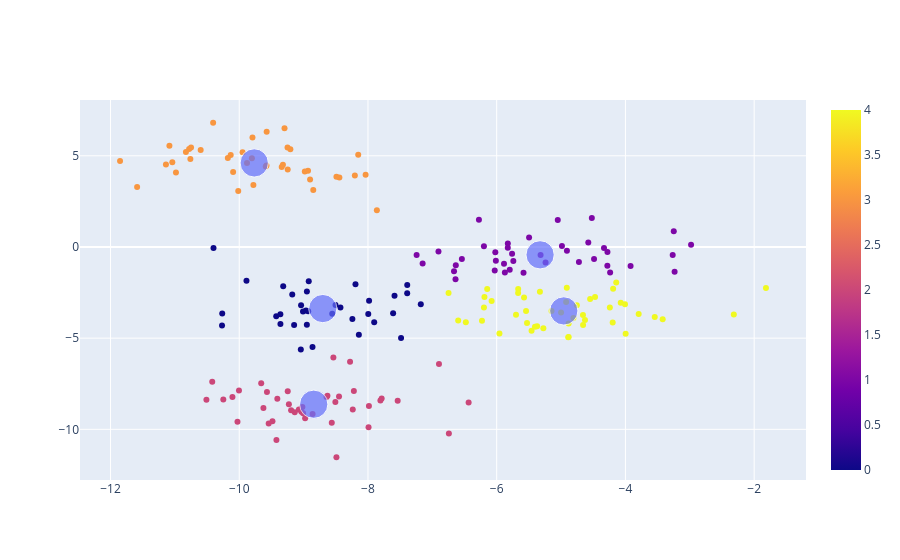

Notebook source saved alongside this figure:
### Code cell
grafico1 = px.scatter(x = x_random[:, 0], y = x_random[:, 1], color = rotulos)
grafico2 = px.scatter(x = centroides[:, 0], y = centroides[:, 1], size = [5, 5, 5, 5, 5])
grafico3 = go.Figure(data = grafico1.data + grafico2.data)
grafico3.show()

### Figure 1 — Plotly figure (JSON) as saved in the notebook; plotly's stock layout.template omitted (floating-point values rounded to 4 significant figures; data arrays with more than 128 entries replaced by an {"elided": "..."} marker saying what was removed)
{"data": [{"hovertemplate": "x=%{x}<br>y=%{y}<br>color=%{marker.color}<extra></extra>", "legendgroup": "", "marker": {"color": {"elided": "200 int values"}, "coloraxis": "coloraxis", "symbol": "circle"}, "mode": "markers", "name": "", "orientation": "v", "showlegend": false, "type": "scatter", "x": {"elided": "200 float values"}, "xaxis": "x", "y": {"elided": "200 float values"}, "yaxis": "y"}, {"hovertemplate": "x=%{x}<br>y=%{y}<br>size=%{marker.size}<extra></extra>", "legendgroup": "", "marker": {"color": "#636efa", "size": [5, 5, 5, 5, 5], "sizemode": "area", "sizeref": 0.0125, "symbol": "circle"}, "mode": "markers", "name": "", "orientation": "v", "showlegend": false, "type": "scatter", "x": [-8.702, -5.326, -8.842, -9.767, -4.958], "xaxis": "x", "y": [-3.378, -0.4306, -8.623, 4.61, -3.506], "yaxis": "y"}], "layout": {}}
